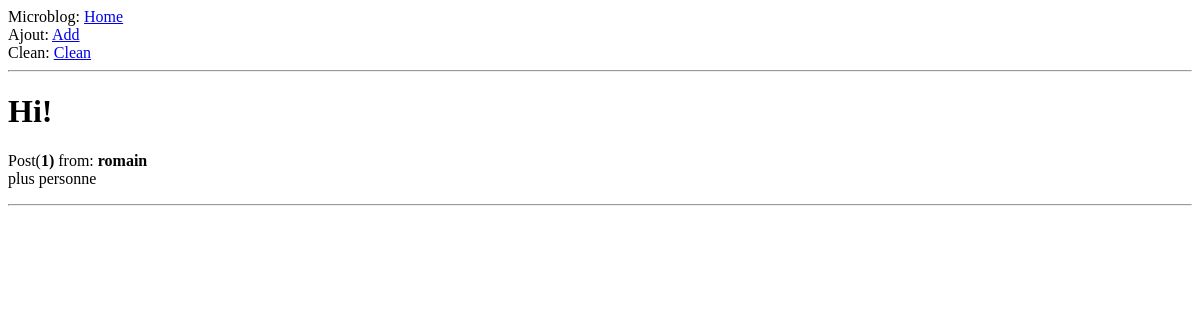
The page /index on the database as committed earlier.
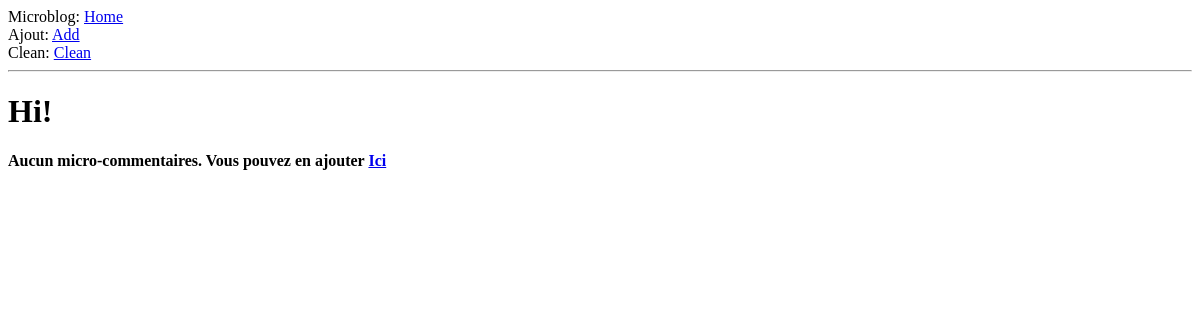
The same page on the database as committed later.
### app/models.py (models this page shows, shortened)
class Post(db.Model):
    id = db.Column(db.Integer, primary_key=True)
    nickname = db.Column(db.String(64), index=True)
    text = db.Column(db.String(140), index=True)

### app/views.py (the view)
@app.route('/')
@app.route('/index')
def index():
    posts = models.Post.query.all()
    return render_template('index.html', title='Nichon', posts=posts)

### app/templates/index.html
{% extends "base.html" %}
{% block content %}
<h1>Hi!</h1>
{% if posts|length != 0 %}
{%for post in posts %}
<div>
<p>Post(<b>{{ post.id }})</b> from: <b>{{ post.nickname }}</b><br>
{{ post.text }}<hr></p>
</div>
{% endfor %}
{% else %}
<div><p><b>Aucun micro-commentaires. Vous pouvez en ajouter <a href="/add">Ici</a></b></p></div>
{% endif %}
{% endblock %}

### app/templates/base.html (shortened to what this page needs)
<html>
	<head>
	</head>
	<body>
		<div>Microblog: <a href="/index">Home</a></div>
		<div>Ajout: <a href="add">Add</a></div>
		<div>Clean: <a href="clean">Clean</a></div>
		<hr>
		{% block content %}{% endblock %}
	</body>
</html>

Rows that differ between the two databases and show on the page:
removed Post: id "1", nickname "romain", text "plus personne"
Other text that changed with them:
text now shown: "Aucun micro-commentaires. Vous pouvez en ajouter Ici"
